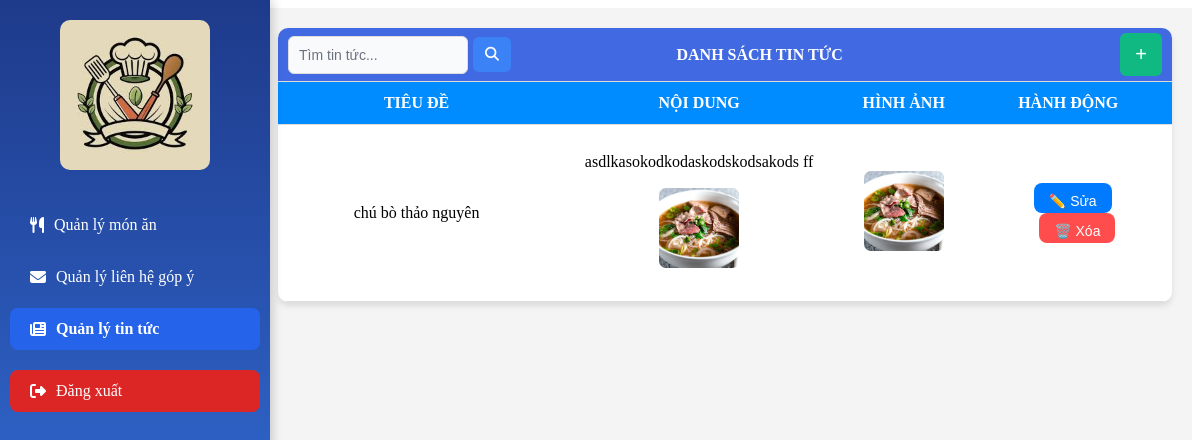
Screenshot of /QuanLyTinTuc.php (signed in) with the database file from the repository.
### tables this page shows
CREATE TABLE `tintuc` (
  `Id` int NOT NULL,
  `Tieu_De` varchar(255) NOT NULL,
  `Noi_Dung` text NOT NULL,
  `Image` varchar(255) DEFAULT NULL,
  `Ngay_Dang` timestamp NULL DEFAULT CURRENT_TIMESTAMP
);

### QuanLyTinTuc.php (the view, shortened to what this page needs)
<?php
include 'config/db.php';
function LayDanhSachTinTuc($conn)
{
    $Search = isset($_GET['search']) ? trim($_GET['search']) : '';
    $Query = "SELECT * FROM tintuc ORDER BY Ngay_Dang DESC";
    if (!empty($Search)) {
        $Query = "SELECT * FROM tintuc WHERE Tieu_De LIKE ? ORDER BY Ngay_Dang DESC";
        $SearchParam = "%" . $Search . "%";
        $Stmt = mysqli_prepare($conn, $Query);
        mysqli_stmt_bind_param($Stmt, "s", $SearchParam);
        mysqli_stmt_execute($Stmt);
        $Result = mysqli_stmt_get_result($Stmt);
    } else {
        $Result = mysqli_query($conn, $Query);
    }
    $TinTucList = [];
    while ($row = mysqli_fetch_assoc($Result)) {
        $TinTucList[] = $row;
    }
    return $TinTucList;
}
$DanhSachTinTuc = LayDanhSachTinTuc($conn);
?>
<!DOCTYPE html>
<html lang="vi">
<head>
    <link rel="stylesheet" href="assets/style.css">
    <link rel="stylesheet" href="https://cdnjs.cloudflare.com/ajax/libs/font-awesome/6.5.1/css/all.min.css" />
</head>
<body>
    <aside class="sidebar">
        <div class="logo">
            <img width="80%" src="images/logo.jpg" alt="Logo">
        </div>
        <ul>
            <li><a href="QuanLyMonAn.php"><i class="fas fa-utensils"></i> Quản lý món ăn</a></li>
            <li><a href="QuanLyLienHeGopY.php"><i class="fas fa-envelope"></i> Quản lý liên hệ góp ý</a></li>
            <li><a href="QuanLyTinTuc.php" class="active"><i class="fas fa-newspaper"></i> Quản lý tin tức</a></li>
            <li><a href="Logout.php" class="logout"><i class="fas fa-sign-out-alt"></i> Đăng xuất</a></li>
        </ul>
    </aside>
    <div class="container">
        <div class="content">
            <table>
                <tr class="Title-Table">
                    <th style="text-align: left; padding-left: 10px;" colspan="1">
                        <form method="GET" action="" style="display: inline-flex; align-items: center;">
                            <input type="search" name="search" placeholder="Tìm tin tức..." value="<?= isset($_GET['search']) ? htmlspecialchars($_GET['search']) : '' ?>" class="search-input">
                            <button type="submit" class="search-button"><i class="fas fa-search"></i></button>
                        </form>
                    </th>
                    <th style="text-align: center;" colspan="3">Danh Sách Tin Tức</th>
                    <th style="text-align: right; padding-right: 10px;" colspan="1">
                        <button id="openFormBtn" onclick="openForm('AddForm')" class="add-button">+</button>
                    </th>
                </tr>
                <tr>
                    <th>Tiêu đề</th>
                    <th>Nội dung</th>
                    <th>Hình ảnh</th>
                    <th colspan="2">Hành động</th>
                </tr>
                <?php if (empty($DanhSachTinTuc)): ?>
                    <tr>
                        <td colspan="4">Không tìm thấy tin tức nào.</td>
                    </tr>
                <?php else: ?>
                    <?php foreach ($DanhSachTinTuc as $Tin) : ?>
                        <tr>
                            <td><?= htmlspecialchars($Tin['Tieu_De']) ?></td>
                            <td><?= htmlspecialchars_decode(substr($Tin['Noi_Dung'], 0, 100)) ?>...</td>
                            <td>
                                <?php if (!empty($Tin['Image'])) : ?>
                                    <img src="images/<?= htmlspecialchars($Tin['Image']) ?>" width="80" height="80" alt="Ảnh Tin Tức">
                                <?php else : ?>
                                    Không có ảnh
                                <?php endif; ?>
                            </td>
                            <td colspan="2">
                                <button class="btn-edit" onclick="openForm('EditForm<?= $Tin['Id'] ?>')">✏️ Sửa</button>
                                <button class="btn-delete" onclick="Xoa(<?= $Tin['Id'] ?>)">🗑️ Xóa</button>
                            </td>
                        </tr>
                    <?php endforeach; ?>
                <?php endif; ?>
            </table>
        </div>
    </div>
</body>
</html>

### assets/style.css (style rules this page uses)
.container { display: flex; min-height: 100vh; }
.sidebar { width: 250px; background: linear-gradient(180deg, #1e3a8a, #3b82f6); color: white; padding: 20px 10px; height: 100vh; position: fixed; left: 0; top: 0; box-shadow: 2px 0 10px rgba(0, 0, 0, 0.2); transition: all 0.3s ease; }
.sidebar .logo { text-align: center; margin-bottom: 30px; }
.sidebar .logo img { max-width: 150px; border-radius: 10px; }
.sidebar ul { list-style: none; padding: 0; margin: 0; }
.sidebar ul li { margin: 10px 0; }
.sidebar ul li a { display: flex; align-items: center; color: white; text-decoration: none; padding: 12px 20px; border-radius: 8px; font-size: 16px; transition: background 0.3s ease; }
.sidebar ul li a i { margin-right: 10px; }
.sidebar ul li a.active { background: #2563eb; font-weight: bold; }
.sidebar ul li a.logout { background: #dc2626; margin-top: 20px; }
.content { flex: 1; margin-left: 250px; padding: 20px; background-color: #f4f4f4; }
.Title-Table th:first-child { padding: 5px 10px; text-align: left; }
.Title-Table th:last-child { padding: 5px 10px; text-align: right; }
.Title-Table form { display: inline-flex; align-items: center; gap: 5px; }
.search-input { padding: 10px; border: 1px solid #ddd; border-radius: 6px; font-size: 14px; outline: none; background: #f9fafb; transition: border-color 0.3s ease, box-shadow 0.3s ease; width: 180px; color: #1f2937; }
.search-input::placeholder { color: #6b7280; opacity: 1; }
.search-button { padding: 10px 12px; background: #3b82f6; color: white; border: none; border-radius: 6px; cursor: pointer; transition: background 0.3s ease; }
.search-button i { font-size: 14px; }
.add-button { padding: 10px 15px; background: #10b981; color: white; border: none; border-radius: 6px; cursor: pointer; font-size: 20px; transition: background 0.3s ease; }
table { width: 100%; border-collapse: collapse; background: white; box-shadow: 0px 4px 6px rgba(0, 0, 0, 0.1); border-radius: 10px; overflow: hidden; }
th, td { padding: 12px; text-align: center; border-bottom: 1px solid #ddd; }
th { background: #008bff; color: white; text-transform: uppercase; }
td img { width: 80px; height: 80px; object-fit: cover; border-radius: 8px; border: 1px solid white; }
.btn-edit, .btn-delete { padding: 10px 15px; border: none; cursor: pointer; font-size: 14px; transition: background 0.3s ease; color: white; border-radius: 8px; height: 30px; }
.btn-edit { background-color: #007bff; margin-left: 5%; }
.btn-delete { background-color: #ff4d4d; margin-left: 10%; }
.Title-Table th { background-color: royalblue; }

### QuanLyTinTuc.php (style rules this page uses)
.Title-Table th:nth-child(2) { text-align: center !important; }

### rows the page displays
tintuc: Tieu_De "chú bò thảo nguyên", Noi_Dung "asdlkasokodkodaskodskodsakods ff", Noi_Dung (picture), Image (picture)
